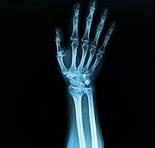
#> input picture coding/files/01_radiografia_mano_c.jpeg, 155 x 148 px
$ python 02_ag.py
#> lines starting #> are read from the running program, lines starting #| are printed output that depends on the picture; after the words box and inside, x2 and y2 are one past the last pixel; in counts of white or black regions, pixels touching at a corner belong together; long printed decimals are rounded
#> further down, imagenOriginal is the input picture: PIL image 155x148 RGB; mean R, G, B 16.2, 26.6, 32.2
# Franco Calderas Sergio Alberto 5BV1
# Tarea 2 Primera Optimizacion con algoritmos geneticos
import math
import numpy as np
import random
from PIL import Image

# FUNCION PARA CALCULAR LA ENTROPIA DE UNA IMAGEN
def calcularEntropia(imagen):
    histograma, _ = np.histogram(imagen, bins=256, range=(0, 256), density=True)
#> histograma = 256 values, max 0.161 at index 2, min 0.000276 at index 253, mean 0.00391
    histograma = histograma[histograma > 0]  # Ignorar las probabilidades cero
    entropia = -np.sum(histograma * np.log2(histograma))
#> entropia = 4.76
#| La Entropia de la Imagen Original es: 4.7623
#> the loop `for i in range(numIndiv):` made 150 passes
#> aptitud on passes 1 to 12: -2.45, -4.11, -4.31, -3.65, -4.23, -2.41, -2, -2.31, -1.47, -3.22, -1.55, -1.22
#> pass 1, in aplicarSigmoide, `imagenGrises = imagenOriginal.convert("L")`:
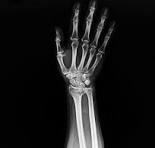
#> imagenGrises: PIL image 155x148 L; min 0, max 250, mean 24.1
#> after the loop `for i in range(numIndiv):`: poblacion = 150 items
    return entropia

# FUNCION PARA APLICAR LA SIGMOIDE A LA IMAGEN
def aplicarSigmoide(imagenOriginal, alpha, delta):
    imagenGrises = imagenOriginal.convert("L")  # Convertir a escala de grises
    datos = np.asarray(imagenGrises) / 255.0    # Convertir la imagen a un array y normalizar de 0 a 1

    sigmoide = 1 / (1 + np.exp(-alpha * (datos - delta)))  # Aplicar la funcion sigmoide
    imagen_transformada = np.uint8(sigmoide * 255) # Reescalar los pixeles de 0 a 255
    return imagen_transformada

# FUNCION OBJETIVO PARA CALCULAR LA ENTROPIA DE UNA IMAGEN
def calcularAptitud(imagenOriginal, variables):
    alpha = variables[0]  # Factor de contraste
    delta = variables[1]  # Punto medio de la curva
    imagen_transformada = aplicarSigmoide(imagenOriginal, alpha, delta) # Aplicar la funcion sigmoide a la imagen
    aptitud = calcularEntropia(imagen_transformada) # Calcular la entropia de la imagen transformada
    return - aptitud

def generarCadenaBits(L):
    cadena_bits = ""
    for i in range(L):
        bit = random.choice(["0", "1"]) # Tipo de valores que puede tomar
        cadena_bits += bit
    return cadena_bits
def pasarReal(cadena_bits, li, ls, L):
    entero = int(cadena_bits, 2)
    real = li + ((entero * (ls - li)) / (2 ** L - 1))
    return real
    x = variables[0]
    y = variables[1]
    aptitud = 20 + (x**2 - 10*math.cos(2*math.pi*x)) + (y**2 - 10*math.sin(2*math.pi*y)) # Evaluar X & Y en la Funcion Objetivo
    return aptitud
def concatenar(individuos):
    resultado = ''.join(individuos)
    return resultado
def cruzamientoDosPuntos(parte1, parte2, parte3):
    hijo = parte1 + parte2 + parte3
    return hijo

# FUNCION PRINCIPAL DEL ALGORITMO GENETICO
def algoritmoGenetico(poblacion, probaCruzam, probaMutaci, longitudCadenaBits, maxGeneracion, numGeneracion):
#> called with probaCruzam = 0.9, probaMutaci = 0.3, longitudCadenaBits = 24, maxGeneracion = 40, numGeneracion = 1
    aptitudes = [individuo[2] for individuo in poblacion]
#> aptitudes = 150 values, max -0.917 at index 113, min -4.37 at index 149, mean -3.02
    cadenaMenorAptitud = aptitudes.index(min(aptitudes))
#> cadenaMenorAptitud = 149
    valoresRealesMenores = poblacion[cadenaMenorAptitud][1]
#> valoresRealesMenores = [5.46, 0.25]
    minimaAptitud = poblacion[cadenaMenorAptitud][2]
#> minimaAptitud = -4.37
    print("La Generacion Actual es:", numGeneracion - 1, ", Mejor valor actual:", - minimaAptitud)
#| La Generacion Actual es: 0 , Mejor valor actual: 4.375
    #######################################################################################################################################################
    # FRENO DE LA RECURSION
    if maxGeneracion == 0:
        print("\nGeneracion:", numGeneracion - 1)
        aptitudes = [individuo[2] for individuo in poblacion] # Obtener las aptitudes de la poblacion final
        cadenaMenorAptitud = aptitudes.index(min(aptitudes)) # Obtener el indice del individuo con la menor aptitud
        valoresRealesMenores = poblacion[cadenaMenorAptitud][1] # Obtener los valores reales del mejor individuo
        minimaAptitud = poblacion[cadenaMenorAptitud][2] # Obtener el valor de la aptitud de cadena de bits seleccionada
        print("El individuo con menor aptitud es:", valoresRealesMenores, - minimaAptitud) # Mostrar al individuo con aptitude
        return
    #######################################################################################################################################################
    # SELECCION DE PADRES POR TORNEO
    padres = [] # Arreglo para guardar a los padres seleccionados en el torneo
    a = random.sample(poblacion, len(poblacion)) # Hacer la primer permutacion
#> a = 150 items
    b = random.sample(poblacion, len(poblacion)) # Hacer la segunda permutacion
#> b = 150 items
    for i in range(len(poblacion)):
        aptitud_a = a[i][2] # Aptitud del primer individuo de la permutacion a
        aptitud_b = b[i][2] # Aptitud del primer individuo de la permutacion b

        if aptitud_a < aptitud_b:
            padres.append(a[i][0]) # Agregar la cadena de bits del primer individuo de la permutacion a como padre
        else:
            padres.append(b[i][0]) # Agregar la cadena de bits del primer individuo de la permutacion b como padre
#> this loop made 150 passes
#> (aptitud_a, aptitud_b) on passes 1 to 12: (-1.22, -3.59), (-1.94, -3.26), (-1.35, -1.31), (-2.49, -1.91), (-1.74, -1.06), (-4.32, -3.9), (-2.8, -4.01), (-1.76, -4.29), (-2.72, -3.02), (-3.87, -3.66), (-4.08, -2.09), (-3.92, -4.25)
#> after the loop, padres = 150 items, first 6: '010111111000001000001010', '101010101000100111000000', '111000011101111110000110', '110001111100001000011011', '111101010101111011011011', '011010011011100100001010'
    #######################################################################################################################################################
    # CRUZAMIENTO EN DOS PUNTOS
    hijos = [] # Arreglo para guardar a los hijos generador por los padres
    randCruza = round(random.uniform(0, 1), 1)  # Generar un numero random para comparar con probaCruzam
    longitud = longitudCadenaBits # (L * 2) - 1  # Longitud total de las cadenas de bits de los individuos
#> longitud = 24
    pto1 = random.randint(0, longitud - 2) # Primer punto de corte
#> pto1 = 11
    pto2 = random.randint(0, longitud - 1) # Segundo punto de corte
#> pto2 = 0

    # Verificar si pto2 es menor o iguala pto1 y generar un nuevo valor si es necesario
    while pto2 <= pto1:
        pto2 = random.randint(0, longitud - 1)
#> this loop made 1 pass
#> pto2 on pass 1: 14

    for i in range(0,len(poblacion),2):
        if randCruza <= probaCruzam:
            hijo1 = cruzamientoDosPuntos(padres[i][:pto1], padres[i + 1][pto1:pto2], padres[i][pto2:]) # Hacer al primer hijo
            hijos.append(hijo1) # Guardar al hijo1 en el arreglo de hijos
            hijo2 = cruzamientoDosPuntos(padres[i + 1][:pto1], padres[i][pto1:pto2], padres[i + 1][pto2:]) # Hacer al segundo hijo
            hijos.append(hijo2) # Guardar al hijo1 en el arreglo de hijos
        else:
            hijo1 = padres[i] # Los padres pasan como hijos a la siguiente generacion
            hijos.append(hijo1)
            hijo2 = padres[i + 1]
            hijos.append(hijo2)
#> this loop made 75 passes
#> (i, hijo1, hijo2) on passes 3 to 9: (4, '111101010101101011011011', '011010011011110100001010'), (6, '100100010001010100101101', '011000000110010001000110'), (8, '100011011011011010110011', '010010110100110001001000'), (10, '111101111010000001110001', '100100101111010001010001'), (12, '010110110011000011100010', '001110011011011011110011'), (14, '101101100100000010011110', '111000010000000001011110'), (16, '101011001010000110001101', '010111111000101000001010')
#> (hijo1, hijo2) on passes 1 to 2: ('010111111000101000001010', '101010101000000111000000'), ('111000011100001110000110', '110001111101111000011011')
#> after the loop, hijos = 150 items, first 6: '010111111000101000001010', '101010101000000111000000', '111000011100001110000110', '110001111101111000011011', '111101010101101011011011', '011010011011110100001010'
    #######################################################################################################################################################
    # MUTACION
    for i in range(len(hijos)):
        randMutac = random.uniform(0, 1) # Generar un numero random para comparar con probaMutaci
        if randMutac <= probaMutaci:
            ptoMut = random.randint(0, len(hijos[0]) - 1) # Posicion aleatoria del hijo donde se va a mutar
            if hijos[i][ptoMut] == '1':
                hijos[i] = hijos[i][:ptoMut] + "0" + hijos[i][ptoMut + 1:]
            elif hijos[i][ptoMut] == '0':
                hijos[i] = hijos[i][:ptoMut] + "1" + hijos[i][ptoMut + 1:]
#> this loop made 150 passes
#> (randMutac, ptoMut) on passes 2, 3, 6, 7, 8, 12, 15, 16, 20, 21: (0.174, 19), (0.295, 8), (0.244, 7), (0.114, 20), (0.0477, 14), (0.0367, 0), (0.25, 22), (0.176, 3), (0.264, 4), (0.0584, 8)
#> randMutac on passes 1, 4, 5, 9, 10, 11: 0.831, 0.491, 0.445, 0.792, 0.647, 0.599
    #######################################################################################################################################################
    # ELITISMO
    aptitudesPoblacion = [individuo[2] for individuo in poblacion]  # Obtener las aptitudes de la poblacion actual
    indiceMenorAptitud = aptitudesPoblacion.index(min(aptitudesPoblacion)) # Obtener el indice del individuo con la menor aptitud
    individuoMenorAptitud = poblacion[indiceMenorAptitud] # Guardar al individuo con la menor aptitud
    #######################################################################################################################################################
    # DECODIFICACION DE LOS NUEVOS INDIVIDUOS Y SUSTITUCION
    nuevaPoblacion = [] # Arreglo para guardar a la nueva generacion

    # Obtener las cadenas de bits de los hijos del arreglo de hijos
    for hijo in hijos:
        cadena_bits_hijo = hijo  # Obtener la cadena de bits del hijo
        variableX = cadena_bits_hijo[:L]  # Obtener la primera parte de la cadena de bits
        variableY = cadena_bits_hijo[L:]  # Obtener la segunda parte de la cadena de bits

        # Obtener los valores reales de cada variable
        valorReal1 = round(pasarReal(variableX, li, ls, L), 2)
        valorReal2 = round(pasarReal(variableY, li, ls, L), 2)

        aptitudHijo = round(calcularAptitud(imagenOriginal, [valorReal1, valorReal2]), 2) # Calcular la aptitud de las nuevas cadenas de bits
        nuevaPoblacion.append((cadena_bits_hijo, [valorReal1, valorReal2], aptitudHijo)) # Guardar los datos del nuevo individuo en la nueva poblacion
#> this loop made 150 passes
#> hijo on passes 1 to 12: '010111111000101000001010', '101010101000000111010000', '111000010100001110000110', '110001111101111000011011', '111101010101101011011011', '011010001011110100001010', '100100010001010100100101', '011000000110011001000110', '100011011011011010110011', '010010110100110001001000', '111101111010000001110001', '000100101111010001010001'

    indiceAleatorio = random.randint(0, len(nuevaPoblacion) - 1)  # Generar un indice aleatorio del individuo de la nuevaPoblacion para sustituir por Elitismo

    nuevaPoblacion[indiceAleatorio] = individuoMenorAptitud # Reemplazar el individuo aleatorio por el individuo de menor aptitud del Elitismo
    #######################################################################################################################################################
    # LLAMADA RECURSIVA DE LA FUNCION
    algoritmoGenetico(nuevaPoblacion, probaCruzam, probaMutaci, longitudCadenaBits, maxGeneracion - 1, numGeneracion + 1)
#| La Generacion Actual es: 1 , Mejor valor actual: 4.375
#> the loop in algoritmoGenetico (call 2), `for i in range(len(poblacion)):` made 150 passes
#> the loop in algoritmoGenetico (call 2), `for i in range(0,len(poblacion),2):` made 75 passes
#> i on passes 3 to 14: 4, 6, 8, 10, 12, 14, 16, 18, 20, 22, 24, 26
#> the loop in algoritmoGenetico (call 2), `for i in range(len(hijos)):` made 150 passes
#> the loop in algoritmoGenetico (call 2), `for hijo in hijos:` made 150 passes
#> hijo on passes 1 to 12: '111010011000110010111111', '000001001011001011101100', '101110011011011011000101', '010000000100010111110001', '111000000110011010000011', '001010010100010001000110', '110111000101000110001101', '001011001011110100010011', '010010110100110011010000', '001001110001011101001000', '101011001010010000001000', '100000000000100000100000'
#> pass 1, in aplicarSigmoide (call 301), `sigmoide = 1 / (1 + np.exp(-alpha * (datos - delta)))`:
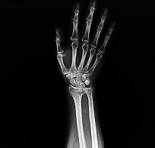
#> sigmoide: shape (148, 155) float64; min 0.052, max 0.118, mean 0.0573; drawn with min black and max white
#> pass 2, in aplicarSigmoide (call 302), `imagen_transformada = np.uint8(sigmoide * 255)`:
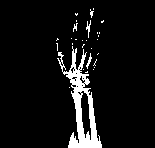
#> imagen_transformada: shape (148, 155); values 111 (black) and 112 (white), 7% white; 29 white regions (25 under 20 px), largest, box (x1, y1, x2, y2) and area: (57, 46, 102, 148) 1434, (86, 20, 91, 38) 36, (86, 53, 92, 69) 32, (73, 23, 78, 32) 21
#| La Generacion Actual es: 2 , Mejor valor actual: 4.375
#> the loop in algoritmoGenetico (call 3), `for hijo in hijos:` made 150 passes
#> hijo on passes 1 to 12: '110111111000001011111101', '100010100000111101111101', '100010111100110011111101', '100000100100111111111100', '010000000100010111010000', '011010011001010010011111', '111010011000010001110101', '110110100001111110001101', '101111101101011010011101', '100010100001111100010100', '111001111100101000101000', '100010111100010011111101'
#> pass 1, in aplicarSigmoide (call 451), `sigmoide = 1 / (1 + np.exp(-alpha * (datos - delta)))`:
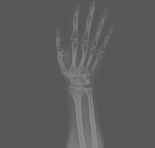
#> sigmoide: shape (148, 155) float64; min 0.342, max 0.55, mean 0.362
#> pass 2, in aplicarSigmoide (call 452), `imagen_transformada = np.uint8(sigmoide * 255)`:
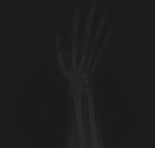
#> imagen_transformada: shape (148, 155); min 27, max 44, mean 28.9
#| La Generacion Actual es: 3 , Mejor valor actual: 4.375
#| La Generacion Actual es: 4 , Mejor valor actual: 4.375
#| La Generacion Actual es: 5 , Mejor valor actual: 4.375
#> the loop in algoritmoGenetico (call 6), `for hijo in hijos:` made 150 passes
#> hijo on passes 1 to 12: '111011111100001000111000', '111101110000000001100001', '100110011000001101001000', '101101100100000011101000', '100000000000000111011100', '101010110100000001110101', '100010111100110011010001', '110111111000001011100011', '111010111100001000101000', '111010111100001000111100', '101001101000111011101000', '100110011000001101010000'
#> pass 2, in aplicarSigmoide (call 902), `sigmoide = 1 / (1 + np.exp(-alpha * (datos - delta)))`:
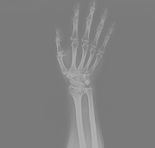
#> sigmoide: shape (148, 155) float64; min 0.478, max 0.703, mean 0.501
#| La Generacion Actual es: 6 , Mejor valor actual: 4.375
#| La Generacion Actual es: 7 , Mejor valor actual: 4.375
#> the loop in algoritmoGenetico (call 8), `for hijo in hijos:` made 150 passes
#> hijo on passes 1 to 12: '110000000100010110001111', '111110011100011001001101', '111101111101101000101110', '111011111100001000100010', '111101011100010011001011', '110111111000011010010000', '111010111100001000111000', '101011111100000100101101', '110000000100000100111101', '111101110000000001100001', '101011111100000100101101', '101110011000001101001000'
#> pass 2, in aplicarSigmoide (call 1202), `sigmoide = 1 / (1 + np.exp(-alpha * (datos - delta)))`:
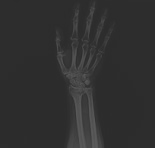
#> sigmoide: shape (148, 155) float64; min 0.175, max 0.357, mean 0.191
#| La Generacion Actual es: 8 , Mejor valor actual: 4.375
#| La Generacion Actual es: 9 , Mejor valor actual: 4.375
#| La Generacion Actual es: 10 , Mejor valor actual: 4.375
#| La Generacion Actual es: 11 , Mejor valor actual: 4.375
#| La Generacion Actual es: 12 , Mejor valor actual: 4.375
#| La Generacion Actual es: 13 , Mejor valor actual: 4.375
#| La Generacion Actual es: 14 , Mejor valor actual: 4.375
#| La Generacion Actual es: 15 , Mejor valor actual: 4.375
#| La Generacion Actual es: 16 , Mejor valor actual: 4.375
#| La Generacion Actual es: 17 , Mejor valor actual: 4.375
#| La Generacion Actual es: 18 , Mejor valor actual: 4.375
#| La Generacion Actual es: 19 , Mejor valor actual: 4.375
#| La Generacion Actual es: 20 , Mejor valor actual: 4.375
#| La Generacion Actual es: 21 , Mejor valor actual: 4.375
#| La Generacion Actual es: 22 , Mejor valor actual: 4.375
#| La Generacion Actual es: 23 , Mejor valor actual: 4.375
#| La Generacion Actual es: 24 , Mejor valor actual: 4.375
#| La Generacion Actual es: 25 , Mejor valor actual: 4.375
#| La Generacion Actual es: 26 , Mejor valor actual: 4.375
#| La Generacion Actual es: 27 , Mejor valor actual: 4.375
#| La Generacion Actual es: 28 , Mejor valor actual: 4.375
#| La Generacion Actual es: 29 , Mejor valor actual: 4.375
#| La Generacion Actual es: 30 , Mejor valor actual: 4.375
#| La Generacion Actual es: 31 , Mejor valor actual: 4.375
#| La Generacion Actual es: 32 , Mejor valor actual: 4.375
#| La Generacion Actual es: 33 , Mejor valor actual: 4.375
#| La Generacion Actual es: 34 , Mejor valor actual: 4.375
#| La Generacion Actual es: 35 , Mejor valor actual: 4.375
#| La Generacion Actual es: 36 , Mejor valor actual: 4.375
#| La Generacion Actual es: 37 , Mejor valor actual: 4.375
#| La Generacion Actual es: 38 , Mejor valor actual: 4.375
#| La Generacion Actual es: 39 , Mejor valor actual: 4.375
    #######################################################################################################################################################

#############################################################################################################################################################
# CARGAR LA IMAGEN ORIGINAL
ruta_imagen = "../files/01_radiografia_mano_c.jpeg"
imagenOriginal = Image.open(ruta_imagen)
print("La Entropia de la Imagen Original es:", round(calcularEntropia(imagenOriginal), 4))

###########################################################################################################################################################
# PARAMETROS DEL ALGORITMO
poblacion = []  # Arreglo para guardar a toda la poblacion de individuos
limites = [(0, 10), (0, 1)]    # Arreglo para guardar los limites ls & li de cada variable
precisiones = [3, 3]   # Arreglo para guardar la precision de cada variable

maxGeneracion = 40
numIndiv = 150

probaCruzam = 0.9
probaMutaci = 0.3

#############################################################################################################################################################
# GENERAR POBLACION INICIAL
for i in range(numIndiv):
    individuo = []  # Arreglo donde se guardara la cada de bits de cada individuo
    valores_reales = [] # Arreglo para guardar el valor real de cada variable
    longitudCadenaBits = 0  # Variable para almacenar la longitud total de la cadena de bits del individuo
    for j in range(2):
        li, ls = limites[j]
        precision = precisiones[j]

        L = int(math.log2((ls - li) * 10**precision) + 0.9) # Calcular el largo de la cadena de bits del individuo por cada variable
        cadena_bits = generarCadenaBits(L) # Generar la cadena de bits para el individuo por cada variable
        individuo.append(cadena_bits) # Guardar temporalmente la cadena de bits de cada variable del individuo
        longitudCadenaBits += L  # Sumar el largo de la cadena de bits de esta variable a la longitud total

        valor_real = round(pasarReal(cadena_bits, li, ls, L), 2) # Pasar cada cadena de bits a valor real
        valores_reales.append(valor_real) # Guardar el valore real de las variables

    aptitud = calcularAptitud(imagenOriginal, valores_reales) # Calcular la aptitud para cada individuo con los valores reales de las variables
    individuos = concatenar(individuo) # Concatenar las las variables X & Y del individuo
    poblacion.append((individuos, valores_reales, aptitud)) # Guardar todos lo datos del individuo en la poblacion

#############################################################################################################################################################
# PRIMER LLAMADA A LA FUNCION algoritmoGenetico
numGeneracion = 1
algoritmoGenetico(poblacion, probaCruzam, probaMutaci, longitudCadenaBits, maxGeneracion, numGeneracion)
